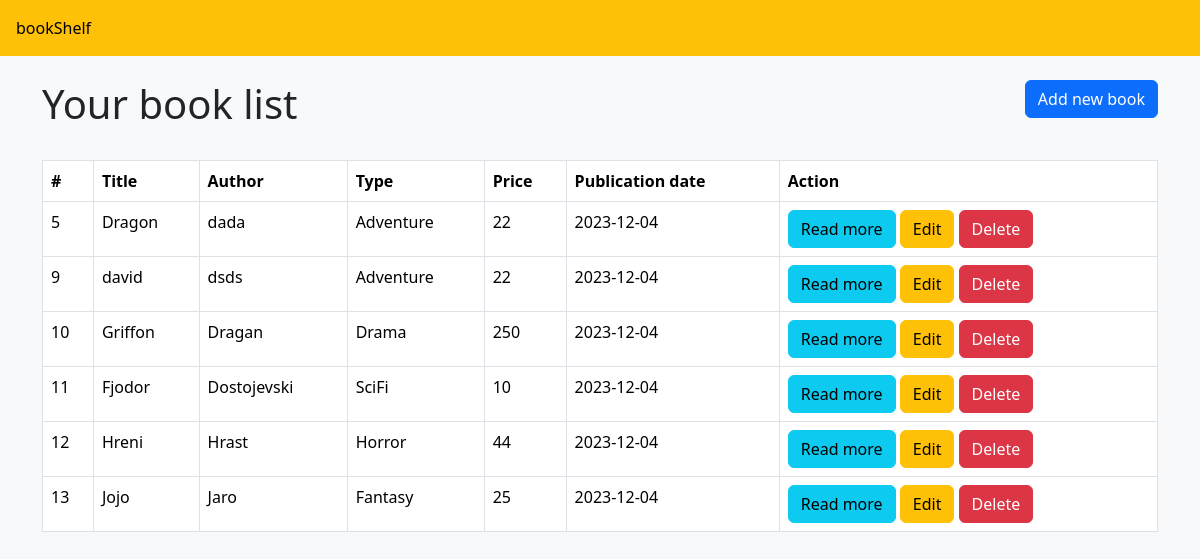
The app's page /oglasnik/showItems.php (signed in) with its own data.
### tables this page shows
CREATE TABLE `books` (
  `id` int(11) NOT NULL,
  `title` varchar(128) NOT NULL,
  `author` varchar(128) NOT NULL,
  `type` varchar(50) NOT NULL,
  `description` text NOT NULL,
  `price` int(50) NOT NULL,
  `pub_date` date NOT NULL DEFAULT current_timestamp(),
  `creator` varchar(128) NOT NULL,
  `contact` text NOT NULL
);

### oglasnik/showItems.php (the view, shortened to what this page needs)
<!DOCTYPE html>
<html lang="en">
<head>
    <link href="https://cdn.jsdelivr.net/npm/bootstrap@5.3.2/dist/css/bootstrap.min.css" rel="stylesheet">
    <link rel="stylesheet" href="style.css">
</head>
<body class="bg-light">
    <header>
        <div class="row bg-warning p-3">
            <div class="col" id="oglasnikLink">
                <a href="index.php">bookShelf</a>
            </div>
            <div class="col"></div>
            <div class="col"></div>
            <div class="col"></div>
            <div class="col"></div>
            <div class="col"></div>
            <div class="col"></div>
            <div class="col"></div>
            <div class="col"></div>
            <div class="col"></div>
            <div class="col"></div>
            <div class="col"></div>
        </div>
    </header>
    <div class="container">
        <header class="d-flex justify-content-between my-4">
            <h1>Your book list</h1>
            <div>
                <a href="createBook.php" class="btn btn-primary">Add new book</a>
            </div>
        </header>
        <table class="table table-bordered">
            <thead>
                <tr>
                    <th>#</th>
                    <th>Title</th>
                    <th>Author</th>
                    <th>Type</th>
                    <th>Price</th>
                    <th>Publication date</th>
                    <th>Action</th>
                </tr>
            </thead>
            <tbody>
                <?php
                include("connectBookDB.php");
                $email = $_SESSION ["email"];
                $sql = "SELECT * FROM books WHERE creator = '$email'";
                $result = mysqli_query($conn, $sql);
                while($row = mysqli_fetch_array($result)){
                ?>
                    <tr>
                        <td><?php echo $row["id"] ?></td>
                        <td><?php echo $row["title"] ?></td>
                        <td><?php echo $row["author"] ?></td>
                        <td><?php echo $row["type"] ?></td>
                        <td><?php echo $row["price"] ?></td>
                        <td><?php echo $row["pub_date"] ?></td>
                        <td>
                            <a href="viewBook.php?id=<?php echo $row["id"]; ?>" class="btn btn-info">Read more</a>
                            <a href="editBook.php?id=<?php echo $row["id"]; ?>" class="btn btn-warning">Edit</a>
                            <a href="deleteBook.php?id=<?php echo $row["id"]; ?>" class="btn btn-danger">Delete</a>
                        </td>
                    </tr>
                <?php
                    }
                ?>
            </tbody>
        </table>
    </div>
</body>
</html>

### records on screen
books: id "5", title "Dragon", author "dada", type "Adventure", price "22", pub_date "2023-12-04"
books: id "9", title "david", author "dsds", type "Adventure", price "22", pub_date "2023-12-04"
books: id "10", title "Griffon", author "Dragan", type "Drama", price "250", pub_date "2023-12-04"
books: id "11", title "Fjodor", author "Dostojevski", type "SciFi", price "10", pub_date "2023-12-04"
books: id "12", title "Hreni", author "Hrast", type "Horror", price "44", pub_date "2023-12-04"
books: id "13", title "Jojo", author "Jaro", type "Fantasy", price "25", pub_date "2023-12-04"
